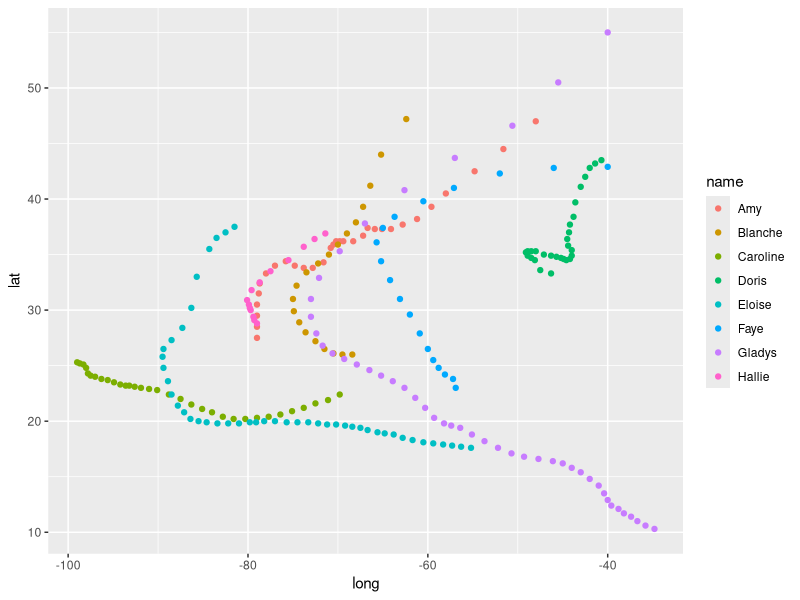
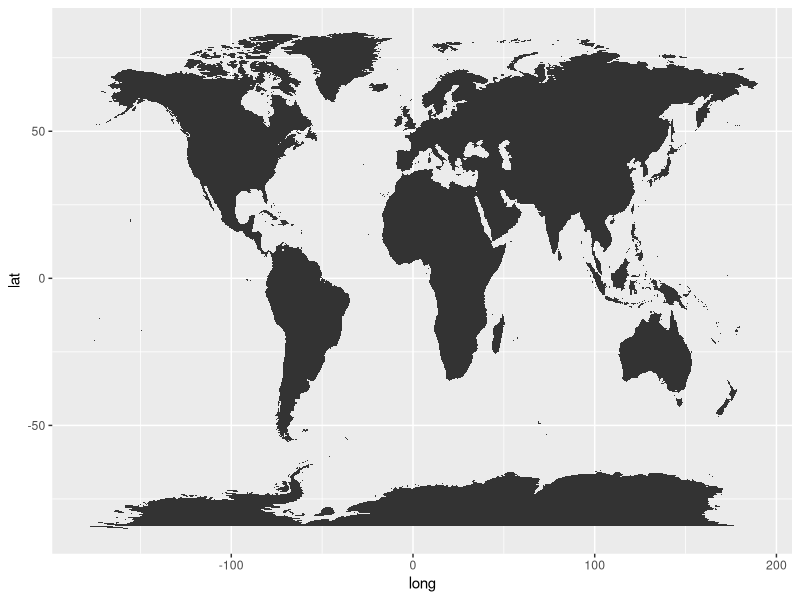
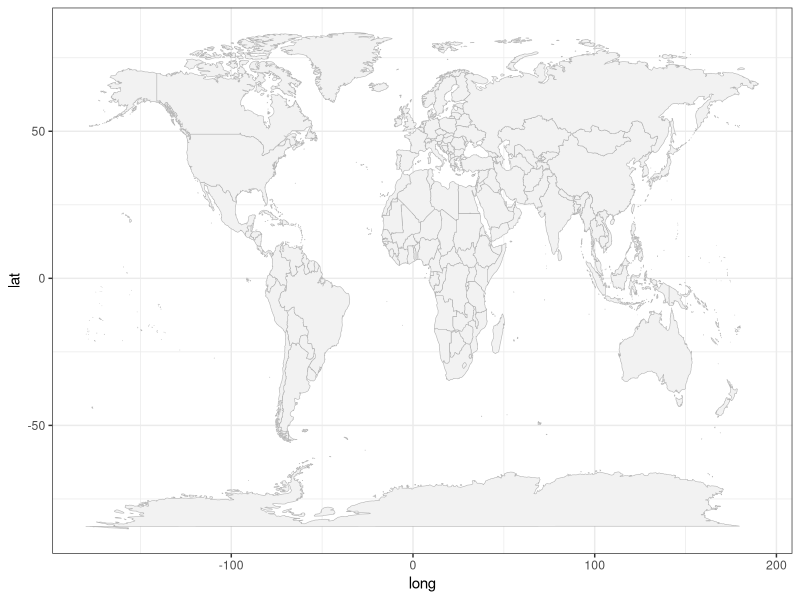
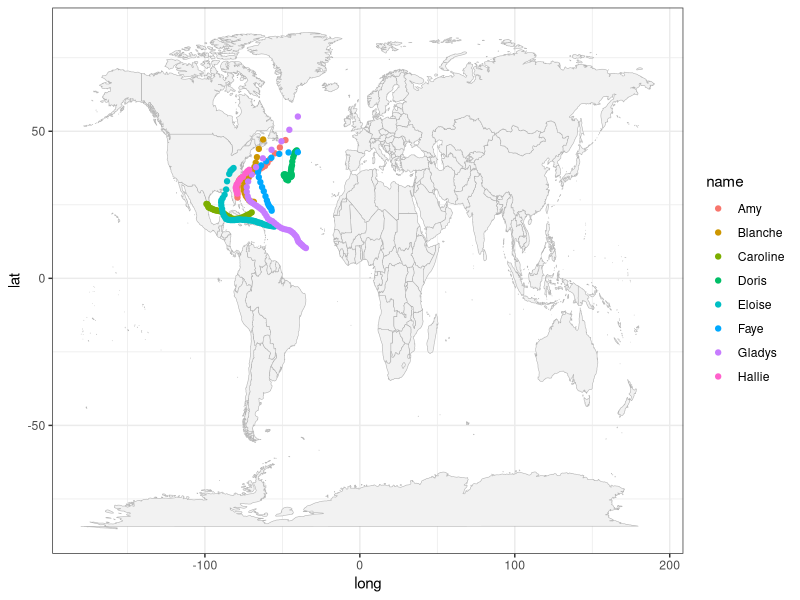
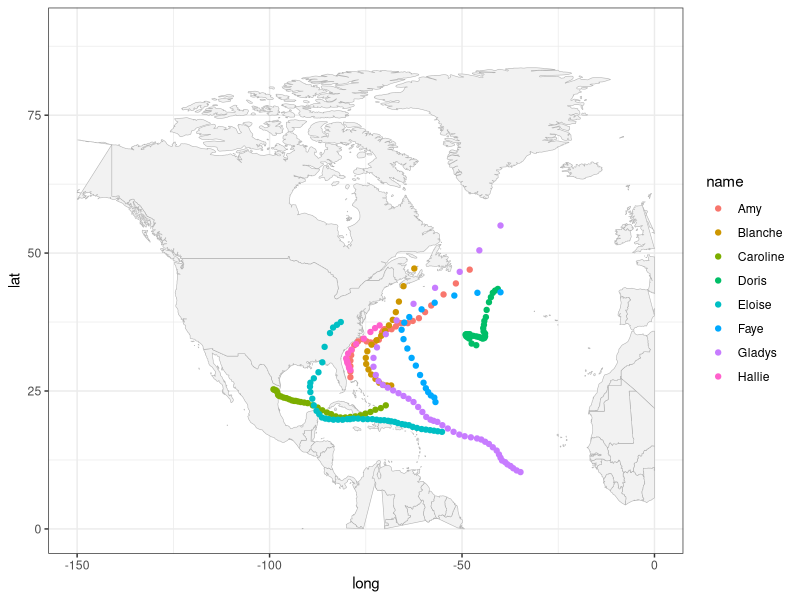
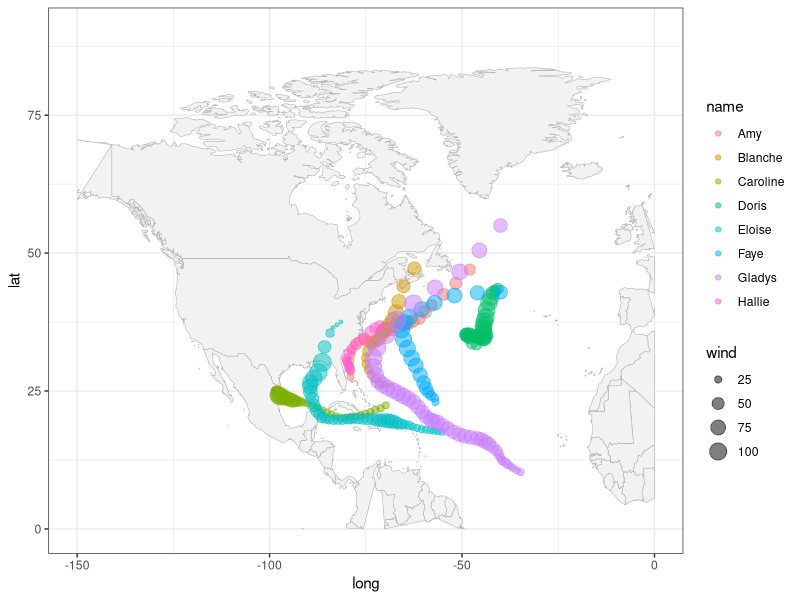
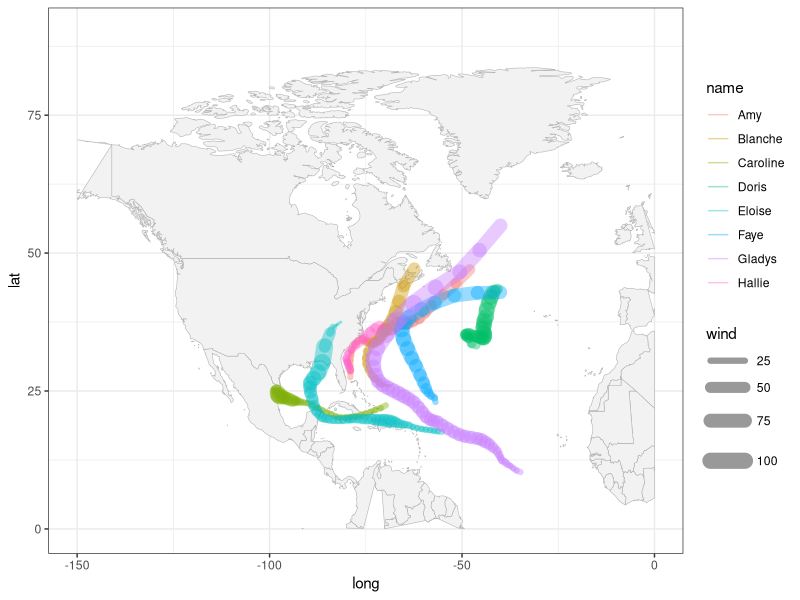
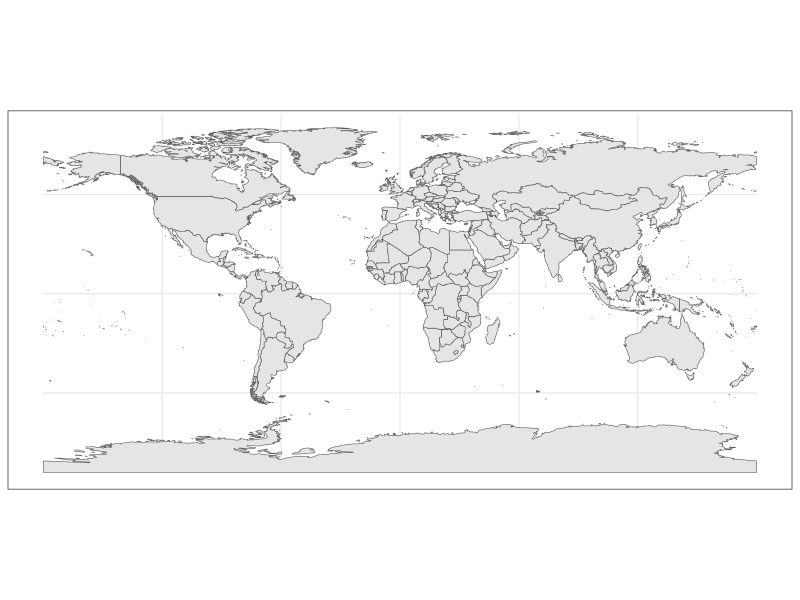

Source code (R) for these figures, in order:
## ---- chunk 1
library(dplyr)
library(ggplot2)
library(maps)
library(rnaturalearth)
## ---- chunk 2
storms75 <- filter(storms, year == 1975)
## ---- chunk 3
ggplot(data = storms75, aes(x = long, y = lat, color = name)) + 
  geom_point()
## ---- chunk 4
# world map data
world_map <- map_data("world")

# a default world map
ggplot() + 
  geom_polygon(data = world_map, 
               aes(x = long, y = lat, group = group))
## ---- chunk 5
# map "canvas" stored as gg_world
gg_world <- ggplot() + 
  geom_polygon(data = world_map, 
               aes(x = long, y = lat, group = group), 
               fill = "gray95", colour = "gray70", size = 0.2) +
  theme_bw()

gg_world
## ---- chunk 6
# world map, adding storms in 1975
gg_world +
  geom_point(data = storms75,
             aes(x = long, y = lat, color = name))
## ---- chunk 7
# zoom-in
gg_world +
  geom_point(data = storms75,
             aes(x = long, y = lat, color = name)) +
  xlim(c(-150, 0)) + 
  ylim(c(0, 90))
## ---- chunk 8
gg_world +
  geom_point(data = storms75,
             aes(x = long, y = lat, color = name, size = wind),
             alpha = 0.5) +
  xlim(c(-150, 0)) + 
  ylim(c(0, 90))
## ---- chunk 9
gg_world +
  geom_path(data = storms75,
             aes(x = long, y = lat, color = name, size = wind),
             lineend = "round", alpha = 0.4) +
  xlim(c(-150, 0)) + 
  ylim(c(0, 90))
## ---- chunk 10
# another world data frame
world_df <- ne_countries(scale = "medium", returnclass = "sf")
class(world_df)
## ---- chunk 11
# another world map (from "rnaturalearth")
ggplot(data = world_df) +
  geom_sf() + 
  theme_bw()
## ---- chunk 12
# ggplot object to be used as a canvas
gg_world2 <- ggplot(data = world_df) +
  geom_sf() + 
  coord_sf(xlim = c(-150, 0), ylim = c(0, 90), expand = TRUE) +
  theme_bw()

gg_world2
## ---- chunk 13
gg_world2 + 
  geom_path(data = storms75,
            aes(x = long, y = lat, color = name),
            lineend = "round", size = 2, alpha = 0.8)
## ---- chunk 14
storms_75_80 <- filter(storms, year %in% 1975:1980)
## ---- chunk 15
gg_world +
  geom_path(data = storms_75_80,
             aes(x = long, y = lat, group = name),
             lineend = "round") +
  xlim(c(-150, 0)) + 
  ylim(c(0, 90)) + 
  facet_wrap(~ year)
